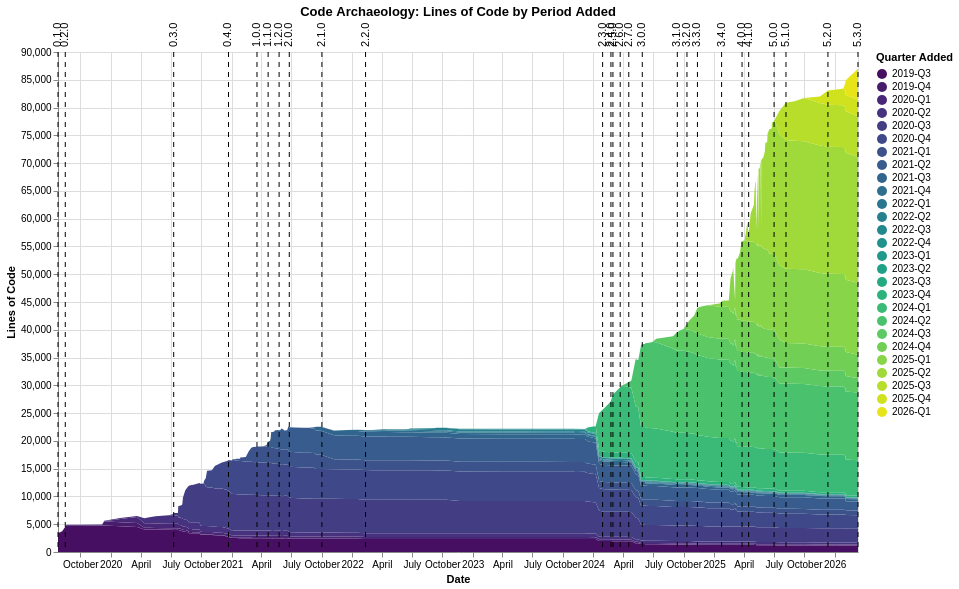

Specify this chart in Vega-Lite:
### Vega-Lite specification from a JSON file in a GitHub repository (floating-point values rounded to 4 significant figures; data arrays with more than 128 entries replaced by an {"elided": "..."} marker saying what was removed)
{"$schema": "https://vega.github.io/schema/vega-lite/v6.1.0.json", "config": {"view": {"continuousHeight": 300, "continuousWidth": 300}}, "datasets": {"data-349d646c9c93cbf4e280cc59ad1e277b": {"elided": "2911 records"}, "data-6d021234c864838d8b42c4a609c96daf": [{"datetime": "2019-07-25T08:09:22", "version": "0.1.0"}, {"datetime": "2019-08-16T08:19:41", "version": "0.2.0"}, {"datetime": "2020-07-09T15:13:38", "version": "0.3.0"}, {"datetime": "2020-12-22T13:27:37", "version": "0.4.0"}, {"datetime": "2021-03-18T19:42:07", "version": "1.0.0"}, {"datetime": "2021-04-21T13:12:06", "version": "1.1.0"}, {"datetime": "2021-05-24T19:00:48", "version": "1.2.0"}, {"datetime": "2021-06-24T15:02:44", "version": "2.0.0"}, {"datetime": "2021-10-01T08:44:06", "version": "2.1.0"}, {"datetime": "2022-02-10T13:03:50", "version": "2.2.0"}, {"datetime": "2024-01-29T08:31:20", "version": "2.3.0"}, {"datetime": "2024-02-23T13:12:02", "version": "2.4.0"}, {"datetime": "2024-02-29T14:05:54", "version": "2.5.0"}, {"datetime": "2024-03-22T14:51:32", "version": "2.6.0"}, {"datetime": "2024-04-17T13:15:42", "version": "2.7.0"}, {"datetime": "2024-05-28T11:53:37", "version": "3.0.0"}, {"datetime": "2024-09-11T14:04:17", "version": "3.1.0"}, {"datetime": "2024-10-10T17:58:44", "version": "3.2.0"}, {"datetime": "2024-11-11T12:01:20", "version": "3.3.0"}, {"datetime": "2025-01-23T15:20:53", "version": "3.4.0"}, {"datetime": "2025-03-26T14:04:00", "version": "4.0.0"}, {"datetime": "2025-04-15T13:46:12", "version": "4.1.0"}, {"datetime": "2025-07-01T13:01:31", "version": "5.0.0"}, {"datetime": "2025-08-06T13:48:53", "version": "5.1.0"}, {"datetime": "2025-12-11T14:12:29", "version": "5.2.0"}, {"datetime": "2026-03-12T14:53:39", "version": "5.3.0"}]}, "height": 500, "layer": [{"data": {"name": "data-349d646c9c93cbf4e280cc59ad1e277b"}, "encoding": {"color": {"field": "period", "scale": {"scheme": "viridis"}, "title": "Quarter Added", "type": "ordinal"}, "order": {"field": "period", "sort": "ascending", "type": "ordinal"}, "tooltip": [{"field": "commit_date", "type": "temporal"}, {"field": "period", "type": "ordinal"}, {"field": "line_count", "type": "quantitative"}], "x": {"field": "commit_date", "title": "Date", "type": "temporal"}, "y": {"field": "line_count", "title": "Lines of Code", "type": "quantitative"}}, "mark": {"type": "area"}}, {"data": {"name": "data-6d021234c864838d8b42c4a609c96daf"}, "encoding": {"tooltip": [{"field": "version", "type": "nominal"}, {"field": "datetime", "type": "temporal"}], "x": {"field": "datetime", "title": "Date", "type": "temporal"}}, "mark": {"strokeDash": [5, 5], "type": "rule"}}, {"data": {"name": "data-6d021234c864838d8b42c4a609c96daf"}, "encoding": {"text": {"field": "version", "type": "nominal"}, "x": {"field": "datetime", "type": "temporal"}, "y": {"value": 10}}, "mark": {"align": "left", "angle": 270, "dx": 15, "dy": 0, "type": "text"}}], "title": "Code Archaeology: Lines of Code by Period Added", "width": 800}
